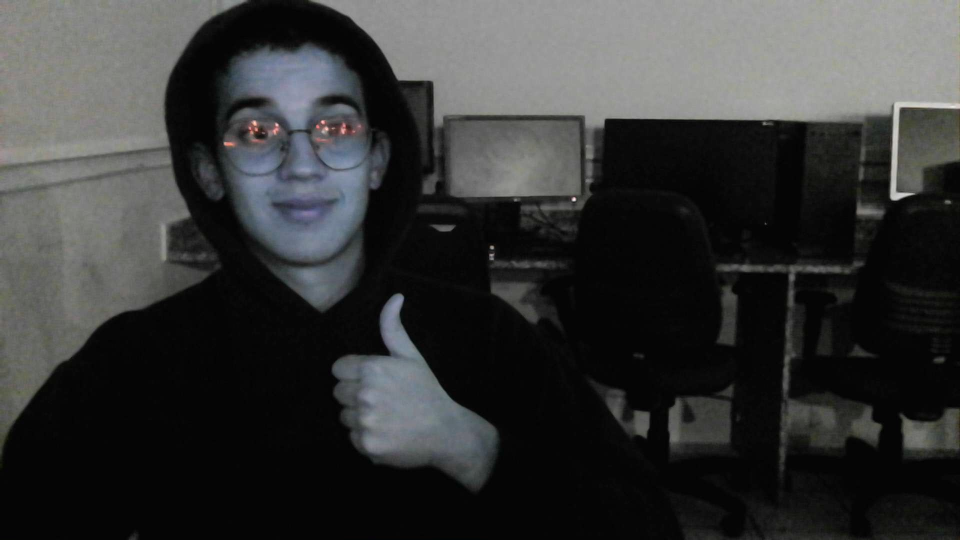
#> input picture images/me.jpg, 1920 x 1080 px (shown at 1/2 size)
$ jupyter execute notebook.ipynb   (shell and % lines are left out)
#> lines starting #> are read from the running program, lines starting #| are printed output that depends on the picture
# Image Enhancement

[cell 1]
import cv2 as cv
import matplotlib.pyplot as plt
from IPython.display import Image

## Original photo

[cell 2]
image = cv.imread('../images/me.jpg', cv.IMREAD_COLOR_RGB)
#> image is the input picture: shape (1080, 1920, 3); mean B, G, R 54.1, 54.5, 53.6
image = cv.resize(image, None, fx=0.5, fy=0.5)
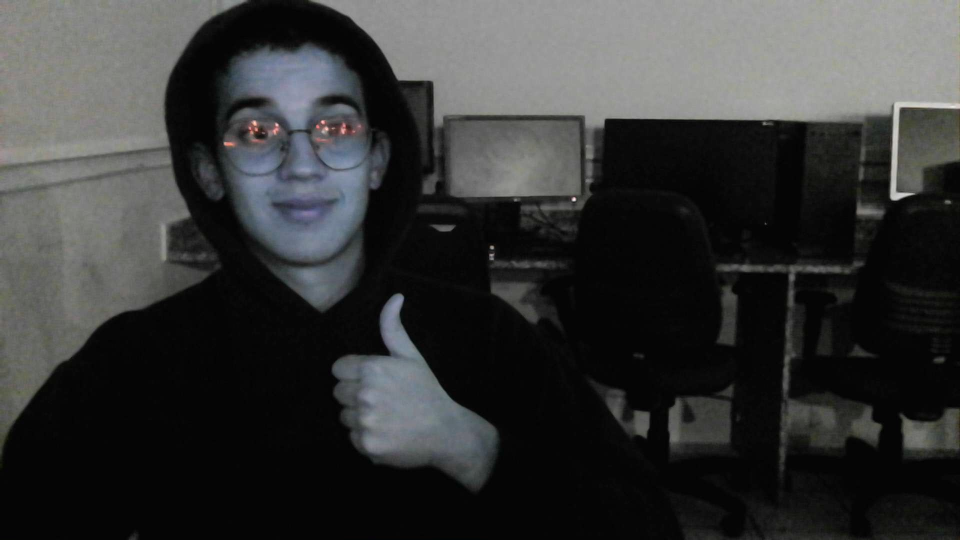
#> image: shape (540, 960, 3); mean B, G, R 54.2, 54.6, 53.7
image = image[:, :650]
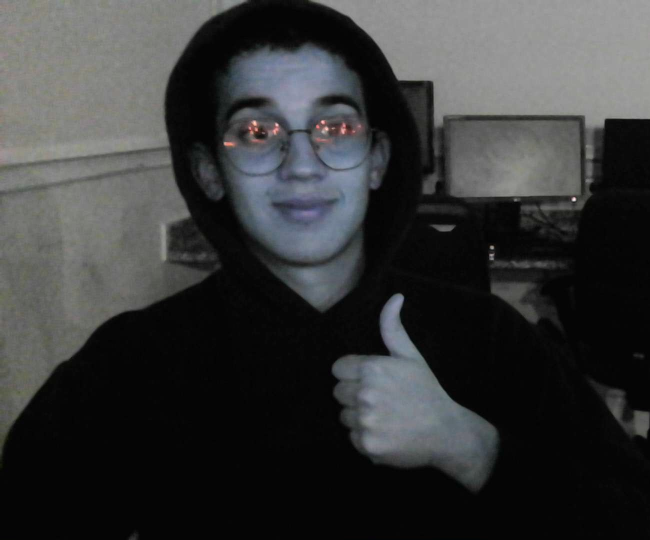
#> image: shape (540, 650, 3); mean B, G, R 56.8, 56.5, 55.5
image_gray = cv.cvtColor(image, cv.COLOR_BGR2GRAY)
plt.imshow(image)
#> (this line was passed over: IPython is not available in this run)

## Addition or Brightness

[cell 3]
value = 50

image_bright = cv.add(image, value)
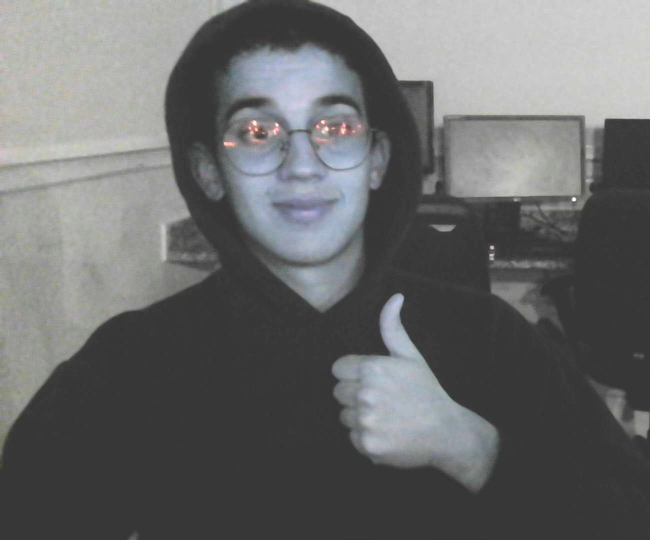
#> image_bright: shape (540, 650, 3); mean B, G, R 106.8, 106.5, 105.5
image_dark = cv.subtract(image, value)
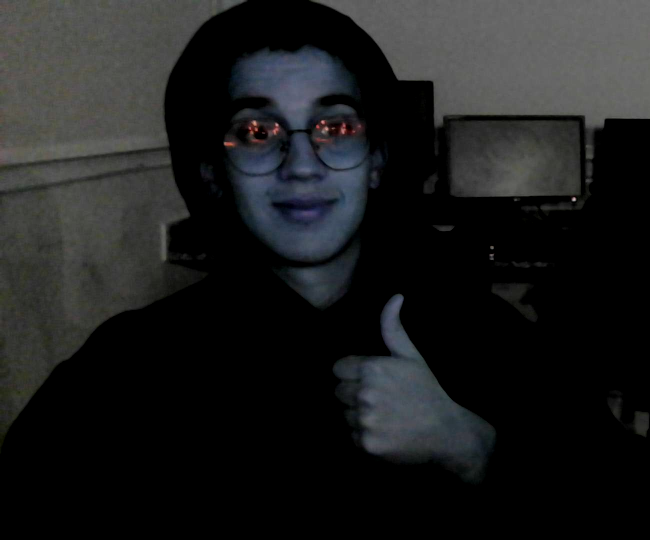
#> image_dark: shape (540, 650, 3); mean B, G, R 30.1, 29.8, 28.8

plt.figure(figsize=(10, 5))
#> (this line was passed over: IPython is not available in this run)
plt.subplot(1, 3, 1)
#> (this line was passed over: IPython is not available in this run)
plt.imshow(image)
#> (this line was passed over: IPython is not available in this run)
plt.title('Original Image')
#> (this line was passed over: IPython is not available in this run)
plt.subplot(1, 3, 2)
#> (this line was passed over: IPython is not available in this run)
plt.imshow(image_bright)
#> (this line was passed over: IPython is not available in this run)
plt.title('Brightened Image')
plt.subplot(1, 3, 3)
plt.imshow(image_dark)
plt.title('Darkened Image')

$ run again, with images/New_Zealand_Coast.jpg copied over images/me.jpg
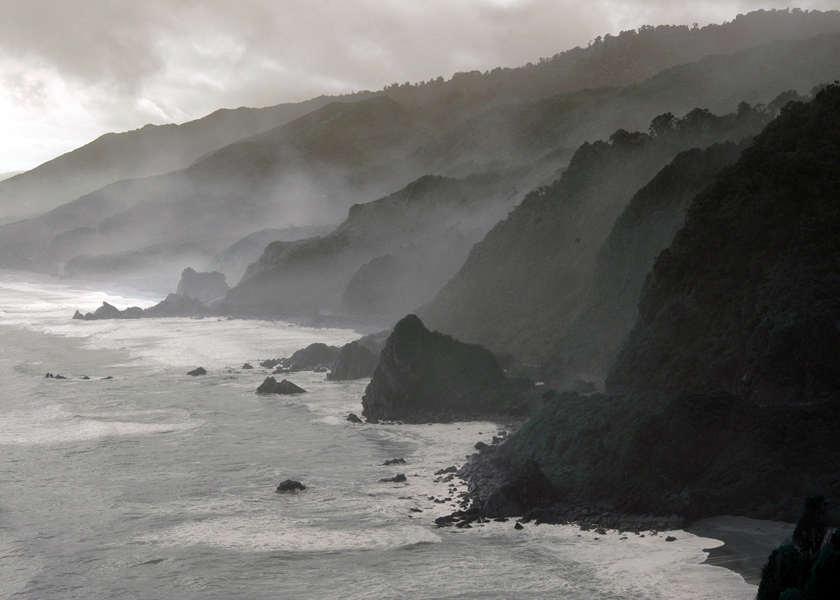
#> input picture images/New_Zealand_Coast.jpg, 840 x 600 px
#> image is the input picture: shape (600, 840, 3); mean B, G, R 110.9, 113.8, 115.2
#> image: shape (300, 420, 3)
#> `image_bright = cv.add(image, value)`:
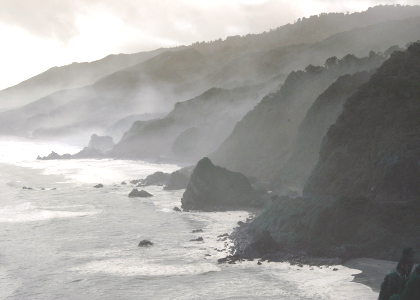
#> image_bright: shape (300, 420, 3); mean B, G, R 160, 162.7, 163.9
#> `image_dark = cv.subtract(image, value)`:
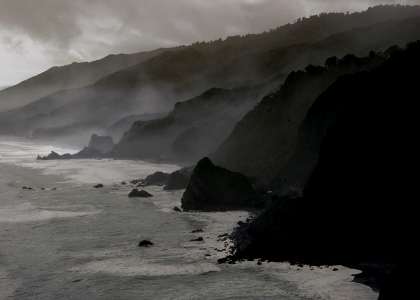
#> image_dark: shape (300, 420, 3); mean B, G, R 66.1, 68.7, 70.1
